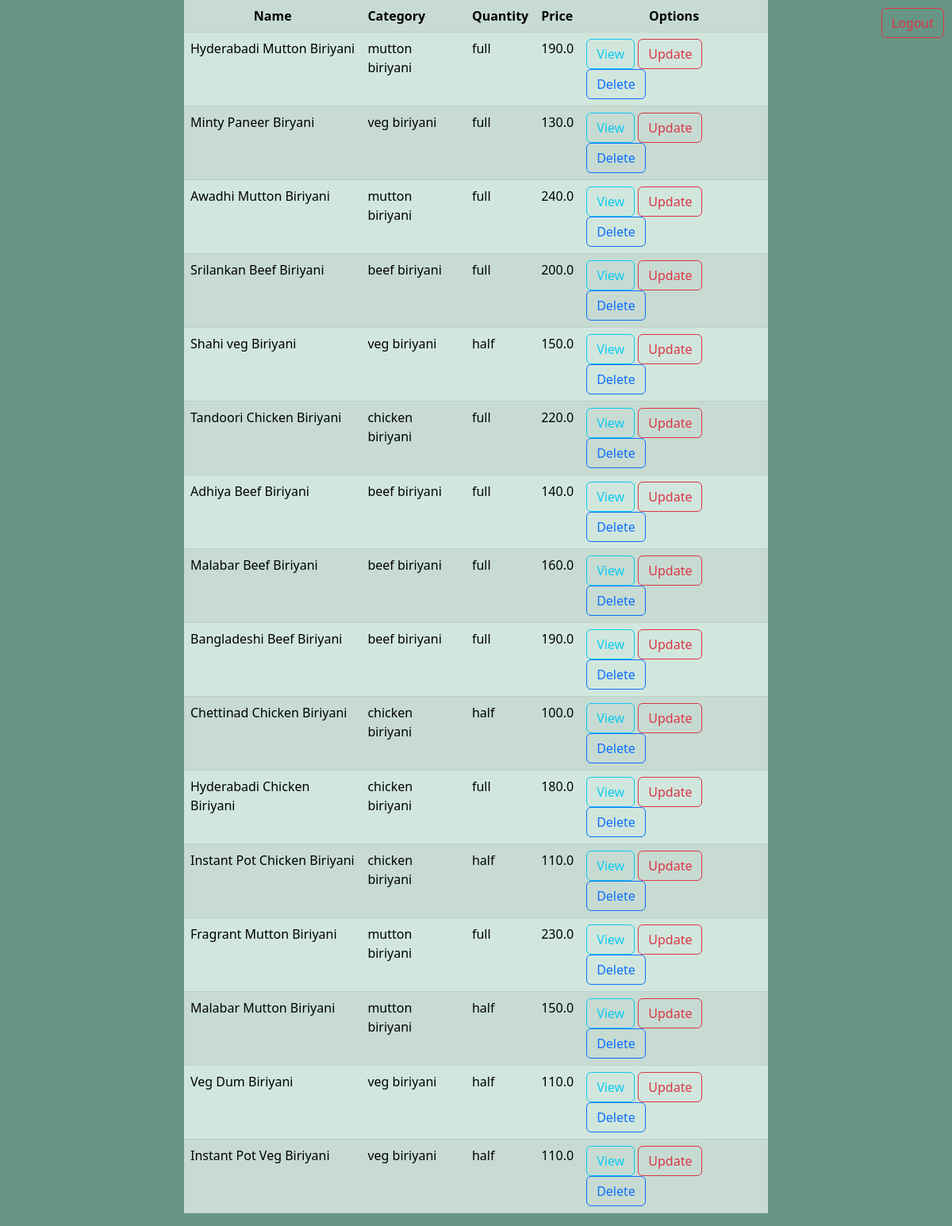
The page /biriyani/all on the database its author committed.
### api/models.py (models this page shows, shortened)
class Biriyani(models.Model):
    name=models.CharField(max_length=200)
    category=models.ForeignKey(Category,on_delete=models.CASCADE)
    options=(
        ('half','half'),
        ('full','full')
        )
    quantity=models.CharField(max_length=200,choices=options,default='full')
    options=(
         ('in cart','in cart'),
         ('order placed','order placed'),
         ('order cancelled','order cancelled')
    )
    status=models.CharField(max_length=200,choices=options,default='in cart')
    price=models.FloatField()
    image=models.ImageField(upload_to='images',blank=True,null=True)

class Category(models.Model):
    name=models.CharField(max_length=200,unique=True)
    def __str__(self) -> str:
        return self.name

### myapp/views.py (the view)
# urls.py: path('biriyani/all',BiriyaniListView.as_view(),name='biri-list'),
class BiriyaniListView(ListView):
    model=Biriyani
    template_name="myapp/biri-list.html"
    context_object_name="biriyani"
    def get_queryset(self):
        return Biriyani.objects.all()
    def get(self,request,*args,**kwargs):
        qs=self.get_queryset()
        return render(request,self.template_name,{"biriyani":qs})

### myapp/templates/myapp/biri-list.html (shortened to what this page needs)
<!DOCTYPE html>
<html lang="en">
<head>
    <link href="https://cdn.jsdelivr.net/npm/bootstrap@5.3.0/dist/css/bootstrap.min.css" rel="stylesheet">
</head>
<body>
    <a href="{% url 'signout' %}" class="btn btn-outline-danger logout-button">Logout</a>
</body>
<div class="container">
    <div class="row">
    <div class="col-2"></div>
    <div class="col-8">
        <table class="table table-success table-striped">
            <tr>
                <th class="text-center">Name</th>
                <th>Category</th>
                <th>Quantity</th>
                <th>Price</th>
                <th class="text-center">Options</th>
            </tr>
            {%for biri in biriyani%}
           <tr>
              <td>{{biri.name}}</td>
              <td>{{biri.category}}</td>
              <td>{{biri.quantity}}</td>
              <td>{{biri.price}}</td>
              <td>
                <a href="{%url 'biri-detail' biri.id %}" class="btn btn-outline-info">View</a>
                <a href="{%url 'biri-edit' biri.id %}" class="btn btn-outline-danger">Update</a>
                <a href="{%url 'biri-delete' biri.id %}" class="btn btn-outline-primary">Delete</a>
              </td>
           </tr>
            {%endfor%}
        </table>
    </div>
    <div class="col-2"></div></div>
</div>
</html>

### myapp/templates/myapp/biri-list.html (style rules this page uses)
body { background-color: #679586; }
.logout-button { position: absolute; top: 10px; right: 10px; transition: transform 0.3s; }

### rows shown on the page
Biriyani: name "Hyderabadi Mutton Biriyani", category "mutton biriyani", quantity "full", price "190.0"
Biriyani: name "Minty Paneer Biryani", category "veg biriyani", quantity "full", price "130.0"
Biriyani: name "Awadhi Mutton Biriyani", category "mutton biriyani", quantity "full", price "240.0"
Biriyani: name "Srilankan Beef Biriyani", category "beef biriyani", quantity "full", price "200.0"
Biriyani: name "Shahi veg Biriyani", category "veg biriyani", quantity "half", price "150.0"
Biriyani: name "Tandoori Chicken Biriyani", category "chicken biriyani", quantity "full", price "220.0"
Biriyani: name "Adhiya Beef Biriyani", category "beef biriyani", quantity "full", price "140.0"
Biriyani: name "Malabar Beef Biriyani", category "beef biriyani", quantity "full", price "160.0"
Biriyani: name "Bangladeshi Beef Biriyani", category "beef biriyani", quantity "full", price "190.0"
Biriyani: name "Chettinad Chicken Biriyani", category "chicken biriyani", quantity "half", price "100.0"
Biriyani: name "Hyderabadi Chicken Biriyani", category "chicken biriyani", quantity "full", price "180.0"
Biriyani: name "Instant Pot Chicken Biriyani", category "chicken biriyani", quantity "half", price "110.0"
Biriyani: name "Fragrant Mutton Biriyani", category "mutton biriyani", quantity "full", price "230.0"
Biriyani: name "Malabar Mutton Biriyani", category "mutton biriyani", quantity "half", price "150.0"
Biriyani: name "Veg Dum Biriyani", category "veg biriyani", quantity "half", price "110.0"
Biriyani: name "Instant Pot Veg Biriyani", category "veg biriyani", quantity "half", price "110.0"
